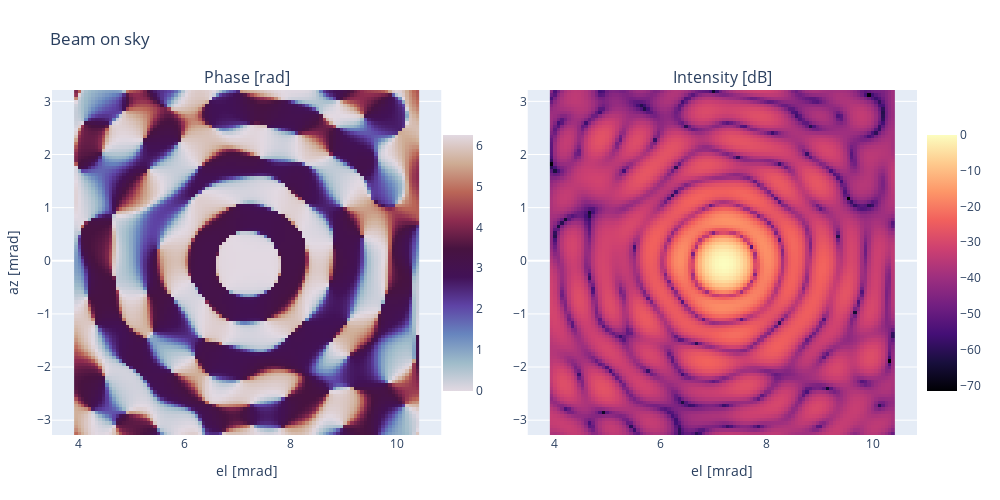

The notebook cell this image was saved under:
### Code cell
############# plot the field #######################################
import plotly.graph_objects as go
y = AZ[:,0]*1e3
x = EL[0,:]*1e3
field = beam_sky
field = field / np.max(np.abs(field)) # normalize the field
# field = np.rot90(np.flip(field), 2, (0,1)) 
# field = np.rot90(np.flip(field), 3, (0,1)) 
# field = np.rot90(field.T, 1, (0, 1))
phase = np.angle(field)
phase = np.mod(phase, 2*np.pi)
# phase = np.mod(phase+ 2.1+np.pi, np.pi*2)
# amp = np.abs(field)
amp = 20*np.log10(np.abs(field))

title = 'Beam on sky'
plot1title = "Phase [rad]"
plot2title = "Intensity [dB]"
xlabel = "el [mrad]"
ylabel = "az [mrad]"
plot_1 = go.Heatmap(
                    x=x, 
                    y=y,
                    z = phase,
                    colorscale='Twilight',
                    showscale=True, colorbar=dict(len=0.8, x=0.44),
                    showlegend = False,
                    # hoverinfo='name', 
                    name="phase"
                    )
plot_2 = go.Heatmap( 
                    x=x, 
                    y=y,
                    z = amp,
                    # z= np.abs(field_fp*field_fp),
                    colorscale='Magma',
                    showscale=True, 
                    colorbar=dict(len=0.8, x=1), 
                    showlegend = False,
                    # hoverinfo='name', 
                    name="power"
                    )
layout = go.Layout(title=title, autosize=True,
                width=1000, height=500, 
                margin=dict(l=50, r=50, b=65, t=90),
                xaxis1 = dict(title=xlabel),
                yaxis1 = dict(scaleanchor = 'x', title=ylabel),
                xaxis2 = dict(scaleanchor = "x", title=xlabel),
                yaxis2 = dict(scaleanchor = "y"),
                )

from plotly.subplots import make_subplots
fig = make_subplots(rows=1, cols=2, shared_yaxes=False, shared_xaxes=True, subplot_titles=[plot1title, plot2title])
fig.add_trace(plot_1, row=1, col=1)
fig.add_trace(plot_2, row=1, col=2)
fig.update_layout(layout)
fig.show()

### Figure 1 — Plotly figure (JSON) as saved in the notebook; plotly's stock layout.template omitted (floating-point values rounded to 4 significant figures; data arrays with more than 128 entries replaced by an {"elided": "..."} marker saying what was removed)
{"data": [{"colorbar": {"len": 0.8, "x": 0.44}, "colorscale": [[0, "#e2d9e2"], [0.1111, "#9ebbc9"], [0.2222, "#6785be"], [0.3333, "#5e43a5"], [0.4444, "#421257"], [0.5556, "#471340"], [0.6667, "#8e2c50"], [0.7778, "#ba6657"], [0.8889, "#ceac94"], [1, "#e2d9e2"]], "name": "phase", "showlegend": false, "showscale": true, "type": "heatmap", "x": [3.953, 4.018, 4.083, 4.148, 4.213, 4.278, 4.343, 4.408, 4.473, 4.538, 4.603, 4.668, 4.733, 4.797, 4.862, 4.927, 4.992, 5.057, 5.122, 5.187, 5.252, 5.317, 5.382, 5.447, 5.512, 5.577, 5.642, 5.706, 5.771, 5.836, 5.901, 5.966, 6.031, 6.096, 6.161, 6.226, 6.291, 6.356, 6.421, 6.486, 6.551, 6.616, 6.68, 6.745, 6.81, 6.875, 6.94, 7.005, 7.07, 7.135, 7.2, 7.265, 7.33, 7.395, 7.46, 7.525, 7.589, 7.654, 7.719, 7.784, 7.849, 7.914, 7.979, 8.044, 8.109, 8.174, 8.239, 8.304, 8.369, 8.434, 8.498, 8.563, 8.628, 8.693, 8.758, 8.823, 8.888, 8.953, 9.018, 9.083, 9.148, 9.213, 9.278, 9.343, 9.408, 9.472, 9.537, 9.602, 9.667, 9.732, 9.797, 9.862, 9.927, 9.992, 10.06, 10.12, 10.19, 10.25, 10.32, 10.38], "xaxis": "x", "y": [-3.247, -3.182, -3.117, -3.052, -2.987, -2.922, -2.857, -2.792, -2.727, -2.662, -2.597, -2.532, -2.467, -2.402, -2.337, -2.273, -2.208, -2.143, -2.078, -2.013, -1.948, -1.883, -1.818, -1.753, -1.688, -1.623, -1.558, -1.493, -1.428, -1.364, -1.299, -1.234, -1.169, -1.104, -1.039, -0.974, -0.909, -0.8441, -0.7792, -0.7142, -0.6493, -0.5844, -0.5194, -0.4545, -0.3896, -0.3247, -0.2597, -0.1948, -0.1299, -0.06493, 0, 0.06493, 0.1299, 0.1948, 0.2597, 0.3247, 0.3896, 0.4545, 0.5194, 0.5844, 0.6493, 0.7142, 0.7792, 0.8441, 0.909, 0.974, 1.039, 1.104, 1.169, 1.234, 1.299, 1.364, 1.428, 1.493, 1.558, 1.623, 1.688, 1.753, 1.818, 1.883, 1.948, 2.013, 2.078, 2.143, 2.208, 2.273, 2.337, 2.402, 2.467, 2.532, 2.597, 2.662, 2.727, 2.792, 2.857, 2.922, 2.987, 3.052, 3.117, 3.182], "yaxis": "y", "z": {"elided": "100x100 float values"}}, {"colorbar": {"len": 0.8, "x": 1}, "colorscale": [[0, "#000004"], [0.1111, "#180f3d"], [0.2222, "#440f76"], [0.3333, "#721f81"], [0.4444, "#9e2f7f"], [0.5556, "#cd4071"], [0.6667, "#f1605d"], [0.7778, "#fd9668"], [0.8889, "#feca8d"], [1, "#fcfdbf"]], "name": "power", "showlegend": false, "showscale": true, "type": "heatmap", "x": [3.953, 4.018, 4.083, 4.148, 4.213, 4.278, 4.343, 4.408, 4.473, 4.538, 4.603, 4.668, 4.733, 4.797, 4.862, 4.927, 4.992, 5.057, 5.122, 5.187, 5.252, 5.317, 5.382, 5.447, 5.512, 5.577, 5.642, 5.706, 5.771, 5.836, 5.901, 5.966, 6.031, 6.096, 6.161, 6.226, 6.291, 6.356, 6.421, 6.486, 6.551, 6.616, 6.68, 6.745, 6.81, 6.875, 6.94, 7.005, 7.07, 7.135, 7.2, 7.265, 7.33, 7.395, 7.46, 7.525, 7.589, 7.654, 7.719, 7.784, 7.849, 7.914, 7.979, 8.044, 8.109, 8.174, 8.239, 8.304, 8.369, 8.434, 8.498, 8.563, 8.628, 8.693, 8.758, 8.823, 8.888, 8.953, 9.018, 9.083, 9.148, 9.213, 9.278, 9.343, 9.408, 9.472, 9.537, 9.602, 9.667, 9.732, 9.797, 9.862, 9.927, 9.992, 10.06, 10.12, 10.19, 10.25, 10.32, 10.38], "xaxis": "x2", "y": [-3.247, -3.182, -3.117, -3.052, -2.987, -2.922, -2.857, -2.792, -2.727, -2.662, -2.597, -2.532, -2.467, -2.402, -2.337, -2.273, -2.208, -2.143, -2.078, -2.013, -1.948, -1.883, -1.818, -1.753, -1.688, -1.623, -1.558, -1.493, -1.428, -1.364, -1.299, -1.234, -1.169, -1.104, -1.039, -0.974, -0.909, -0.8441, -0.7792, -0.7142, -0.6493, -0.5844, -0.5194, -0.4545, -0.3896, -0.3247, -0.2597, -0.1948, -0.1299, -0.06493, 0, 0.06493, 0.1299, 0.1948, 0.2597, 0.3247, 0.3896, 0.4545, 0.5194, 0.5844, 0.6493, 0.7142, 0.7792, 0.8441, 0.909, 0.974, 1.039, 1.104, 1.169, 1.234, 1.299, 1.364, 1.428, 1.493, 1.558, 1.623, 1.688, 1.753, 1.818, 1.883, 1.948, 2.013, 2.078, 2.143, 2.208, 2.273, 2.337, 2.402, 2.467, 2.532, 2.597, 2.662, 2.727, 2.792, 2.857, 2.922, 2.987, 3.052, 3.117, 3.182], "yaxis": "y2", "z": {"elided": "100x100 float values"}}], "layout": {"annotations": [{"font": {"size": 16}, "showarrow": false, "text": "Phase [rad]", "x": 0.225, "xanchor": "center", "xref": "paper", "y": 1, "yanchor": "bottom", "yref": "paper"}, {"font": {"size": 16}, "showarrow": false, "text": "Intensity [dB]", "x": 0.775, "xanchor": "center", "xref": "paper", "y": 1, "yanchor": "bottom", "yref": "paper"}], "autosize": true, "height": 500, "margin": {"b": 65, "l": 50, "r": 50, "t": 90}, "title": {"text": "Beam on sky"}, "width": 1000, "xaxis": {"anchor": "y", "domain": [0, 0.45], "title": {"text": "el [mrad]"}}, "xaxis2": {"anchor": "y2", "domain": [0.55, 1], "scaleanchor": "x", "title": {"text": "el [mrad]"}}, "yaxis": {"anchor": "x", "domain": [0, 1], "scaleanchor": "x", "title": {"text": "az [mrad]"}}, "yaxis2": {"anchor": "x2", "domain": [0, 1], "scaleanchor": "y"}}}
